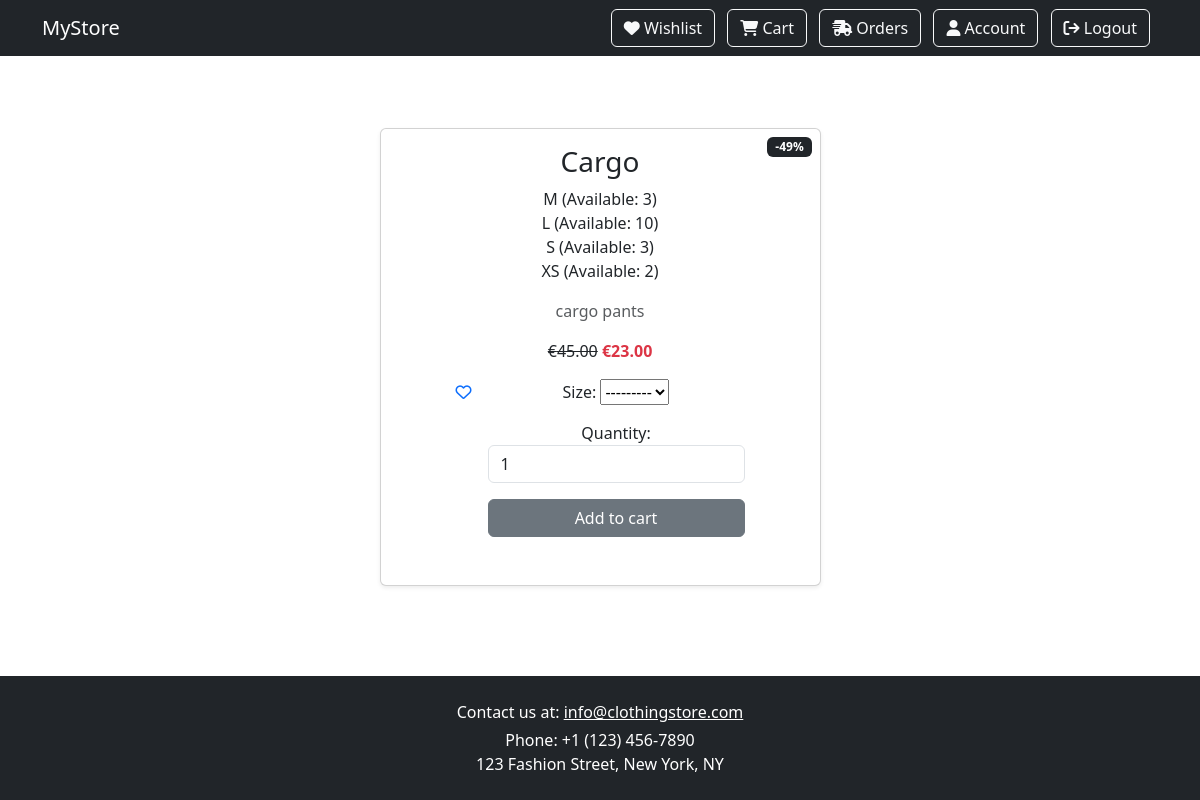
/products/product/5 (signed in), run on the app's committed database.
### products/models.py (models this page shows, shortened)
class Product(models.Model):
    name = models.CharField(max_length=100, unique=True)
    description = models.TextField(blank=True)
    price = models.DecimalField(max_digits=10, validators=[MinValueValidator(Decimal('0.01'))],decimal_places=2)
    categories = models.ManyToManyField(Category, blank=True)
    image = CloudinaryField('image', blank=True, null=True, default='placeholder')
    is_sale = models.BooleanField(default=False)
    sale_price = models.DecimalField(max_digits=10, validators=[MinValueValidator(Decimal('0.01'))],decimal_places=2, blank=True, null=True)
    class Meta:
        db_table = 'products'
        ordering = ['name']
    @property
    def discount_percentage(self):
        if self.is_sale and self.price and self.sale_price:
            return round((self.price - self.sale_price) / self.price * 100)
        return 0

class ProductStock(models.Model):
    product = models.ForeignKey(Product, on_delete=models.CASCADE, related_name='product')
    size = models.ForeignKey(Size, on_delete=models.CASCADE)
    stock = models.PositiveIntegerField(default=0)
    class Meta:
        unique_together = ('product', 'size')

class Size(models.Model):
    name = models.CharField(max_length=20, primary_key=True)
    description = models.TextField(max_length=280, blank=True)
    class Meta:
        db_table = "Sizes"
        ordering = ['name']
    def __str__(self):
        return self.name

### products/views.py (the view)
# urls.py: path('product/<int:pk>', views.product, name='product'),
def product(request,pk):
    product = Product.objects.get(id=pk)
    size = ProductStock.objects.filter(product=product)
    form = AddToCartForm()
    available_sizes = [ps.size for ps in size]
    form.fields['size'].queryset = Size.objects.filter(pk__in=[size.pk for size in available_sizes])
    user = request.user
    profile = Profile.objects.get(user=user)
    favorites = profile.favourites.all()
    context = {
        'favorites': favorites,
        'product': product,
        'sizes': size,
        'form': form,
    }
    return render(request, 'product.html', context)

### shop/forms.py
class AddToCartForm(forms.Form):
    size = forms.ModelChoiceField(queryset=Size.objects.all(), required=True, label="Size")
    quantity = forms.IntegerField(min_value=1, initial=1, label="Quantity", widget=forms.NumberInput(attrs={'class': 'form-control', 'placeholder': 'Enter quantity'}))

### static/context_processors.py (called while the page is built)
def user_roles(request):
    user = request.user
    return {
        'is_client': user.is_authenticated and user.groups.filter(name='client').exists(),
        'is_manager': user.is_authenticated and user.groups.filter(name='manager').exists(),
        'is_admin': user.is_authenticated and user.is_superuser,
    }

### templates/product.html (shortened to what this page needs)
{% extends 'base.html' %}
{% load static %}
{% block content %}
    <div class="container py-5">
        <div class="row justify-content-center">
            <div class="col-md-6 col-lg-5">
                <div class="card shadow-sm">
                    {% if product.is_sale %}
                        <div class="badge bg-dark text-white position-absolute" style="top: 0.5rem; right: 0.5rem">-{{ product.discount_percentage }}%</div>
                    {% endif %}
                    <div class="card-body text-center">
                        <h3 class="card-title">{{ product.name }}</h3>
                        {% if sizes %}
                            <ul class="list-unstyled">
                            {% for product in sizes %}
                                <li>{{ product.size.name }} (Available: {{ product.stock }})</li>
                            {% endfor %}
                            </ul>
                        {% else %}
                            <span class="text-danger"><strong>No sizes available</strong></span>
                        {% endif %}
                        <p class="card-text text-muted">{{ product.description }}</p>
                        {% if product.is_sale %}
                            <strike>€{{ product.price }}</strike>
                            <span class="text-danger"><strong>€{{ product.sale_price }}</strong></span>
                        {% else %}
                            <span><strong>€{{ product.price }}</strong></span>
                        {% endif %}
                        <div class="d-flex justify-content-center gap-3 p-3">
                            {% if is_client %}
                                <form method="post" action="{% url 'toggle_wishlist' product.id %}">
                                    <button type="submit" class="btn btn-link p-0 border-0 bg-transparent">
                                        {% if product in favorites %}
                                            <i class="fa-solid fa-heart"></i>
                                        {% else %}
                                            <i class="fa-regular fa-heart"></i>
                                        {% endif %}
                                    </button>
                                </form>
                                <form method="post" action="{% url 'add_to_cart' %}">
                                    {{ form.as_p }}
                                    <button type="submit" class="btn btn-secondary w-100 mb-3">Add to cart</button>
                                </form>
                            {% endif %}
                        </div>
                    </div>
                </div>
            </div>
        </div>
    </div>
{% endblock %}

### static/css/base_style.css (style rules this page uses)
html, body { height: 100%; margin: 0; padding: 0; }
body { min-height: 100vh; display: flex; flex-direction: column; }

### data on the page
Product: discount_percentage "49", name "Cargo", description "cargo pants", price "45.00", sale_price "23.00"
ProductStock: size.name "M", stock "3"
ProductStock: size.name "L", stock "10"
ProductStock: size.name "S", stock "3"
ProductStock: size.name "XS", stock "2"
